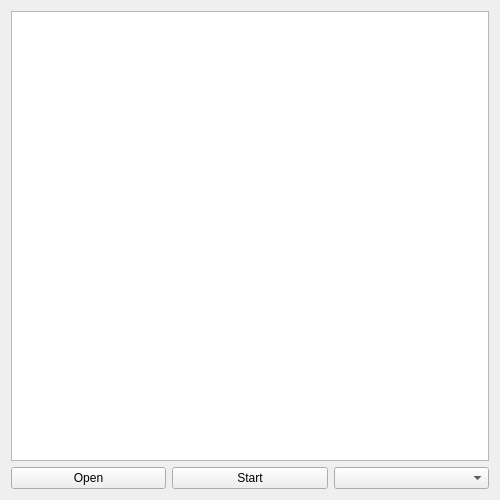
<?xml version="1.0" encoding="UTF-8"?>
<ui version="4.0">
 <class>MainWindow</class>
 <widget class="QMainWindow" name="MainWindow">
  <property name="geometry">
   <rect>
    <x>0</x>
    <y>0</y>
    <width>500</width>
    <height>500</height>
   </rect>
  </property>
  <property name="sizePolicy">
   <sizepolicy hsizetype="Preferred" vsizetype="Preferred">
    <horstretch>0</horstretch>
    <verstretch>0</verstretch>
   </sizepolicy>
  </property>
  <property name="minimumSize">
   <size>
    <width>200</width>
    <height>200</height>
   </size>
  </property>
  <property name="maximumSize">
   <size>
    <width>5000</width>
    <height>5000</height>
   </size>
  </property>
  <property name="mouseTracking">
   <bool>true</bool>
  </property>
  <property name="windowTitle">
   <string>MainWindow</string>
  </property>
  <widget class="QWidget" name="centralWidget">
   <property name="mouseTracking">
    <bool>true</bool>
   </property>
   <layout class="QVBoxLayout" name="verticalLayout">
    <item>
     <widget class="QGraphicsView" name="Universe">
      <property name="mouseTracking">
       <bool>true</bool>
      </property>
     </widget>
    </item>
    <item>
     <layout class="QHBoxLayout" name="horizontalLayout">
      <item>
       <widget class="QPushButton" name="pbOpen">
        <property name="text">
         <string>Open</string>
        </property>
       </widget>
      </item>
      <item>
       <widget class="QPushButton" name="pbTask">
        <property name="text">
         <string>Start</string>
        </property>
       </widget>
      </item>
      <item>
       <widget class="QComboBox" name="cbAlgo"/>
      </item>
     </layout>
    </item>
   </layout>
  </widget>
 </widget>
 <layoutdefault spacing="6" margin="11"/>
 <resources/>
 <connections/>
</ui>
